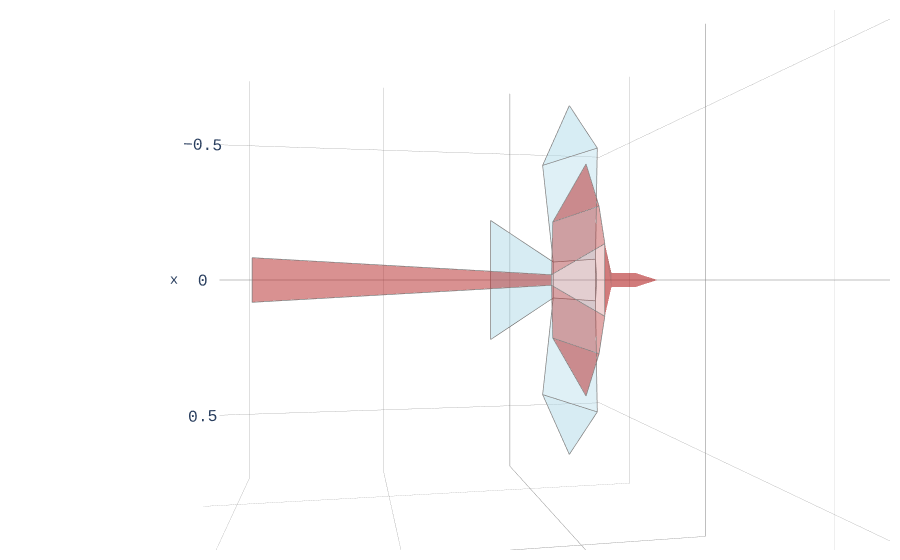

The notebook cell this image was saved under:
### Code cell
# Select a target species (change index to explore different species)
for species_idx in [13]:
# for species_idx in range(len(merged_df)):
    species_row = merged_df.iloc[species_idx]
    species_name = species_row['species_common']
    print(f"Target species: {species_name}")

    hawk3d = Animal3D('hawk', '../../data/mean_hawk_shape.csv')
    hawk3d.update_keypoints(hawk_max_wingspan)

    # Transform hawk to target species
    approx_bird3d, target_bird3d, transformation_matrix = transform_hawk_to_species(
        hawk3d, species_idx, merged_df
    )

    # Prepare long-necked bird (modifies head, returns neck polygon or None)
    neck_length = species_row['neck_length_cm']
    head_length = species_row['head_length_cm']
    neck_trace = prepare_long_neck_bird(
        approx_bird3d, neck_length, head_length, colour='firebrick'
    )
    if neck_trace is not None:
        del approx_bird3d.polygons['head'] # Remove head polygon to avoid distortion from long neck
    print(f"Head length: {head_length:.1f} cm, Neck length: {neck_length:.1f} cm")
    
    # Visualise comparison: hawk (red) vs transformed species (blue)
    fig = plot_plotly_compare([hawk3d,approx_bird3d,], colours=['lightblue','firebrick'],
                            axes_visible=True)
    # Rotate for top down view
    fig.update_layout(scene_camera=dict(eye=dict(x=0, y=-0.2, z=1.2),
                                        up=dict(x=-1, y=-0, z=0),
                                    ),
                        scene=dict(
        xaxis=dict(tickfont=dict(size=14)),
        yaxis=dict(tickfont=dict(size=1)),
        zaxis=dict(tickfont=dict(size=1)),
    )
    )
    
    # Add neck polygon if this is a long-necked species
    if neck_trace is not None:
        fig.add_trace(neck_trace)

    fig.show()

    # Save static figure (S15 — cross-species generalisation)
    fig.write_image(
        f"../../figures/supplementary_images/species_compare/S13_species_{species_name.lower().replace('_', '')}_vs_hawk.png",
        width=800, height=800, scale=5,
    )
    # Clean up figures
    plt.close('all')
    fig.data = []  # Clear plotly figure data to free memory

### Figure 1 — Plotly figure (JSON) as saved in the notebook; plotly's stock layout.template omitted (floating-point values rounded to 4 significant figures)
{"data": [{"color": "lightblue", "hoverinfo": "none", "opacity": 0.5, "type": "mesh3d", "x": [-0.5011, -0.3821, -0.3233], "y": [-0.01507, 0.06993, -0.1012], "z": [-0.05525, -0.05629, -0.03468]}, {"hoverinfo": "name", "line": {"color": "grey", "width": 1.5}, "mode": "lines", "name": "left_handwing lightblue", "type": "scatter3d", "x": [-0.5011, -0.3821, -0.3233, -0.5011], "y": [-0.01507, 0.06993, -0.1012, -0.01507], "z": [-0.05525, -0.05629, -0.03468, -0.05525]}, {"color": "lightblue", "hoverinfo": "none", "opacity": 0.5, "type": "mesh3d", "x": [0.5011, 0.3821, 0.3233], "y": [-0.01507, 0.06993, -0.1012], "z": [-0.05525, -0.05629, -0.03468]}, {"hoverinfo": "name", "line": {"color": "grey", "width": 1.5}, "mode": "lines", "name": "right_handwing lightblue", "type": "scatter3d", "x": [0.5011, 0.3821, 0.3233, 0.5011], "y": [-0.01507, 0.06993, -0.1012, -0.01507], "z": [-0.05525, -0.05629, -0.03468, -0.05525]}, {"color": "lightblue", "hoverinfo": "none", "opacity": 0.4, "type": "mesh3d", "x": [-0.3821, -0.3233, -0.05, -0.06], "y": [0.06993, -0.1012, -0.08, 0.06], "z": [-0.05629, -0.03468, -0.005, -0.045]}, {"hoverinfo": "name", "line": {"color": "grey", "width": 1.5}, "mode": "lines", "name": "left_armwing lightblue", "type": "scatter3d", "x": [-0.3821, -0.3233, -0.05, -0.06, -0.3821], "y": [0.06993, -0.1012, -0.08, 0.06, 0.06993], "z": [-0.05629, -0.03468, -0.005, -0.045, -0.05629]}, {"color": "lightblue", "hoverinfo": "none", "opacity": 0.4, "type": "mesh3d", "x": [0.3821, 0.3233, 0.05, 0.06], "y": [0.06993, -0.1012, -0.08, 0.06], "z": [-0.05629, -0.03468, -0.005, -0.045]}, {"hoverinfo": "name", "line": {"color": "grey", "width": 1.5}, "mode": "lines", "name": "right_armwing lightblue", "type": "scatter3d", "x": [0.3821, 0.3233, 0.05, 0.06, 0.3821], "y": [0.06993, -0.1012, -0.08, 0.06, 0.06993], "z": [-0.05629, -0.03468, -0.005, -0.045, -0.05629]}, {"color": "lightblue", "hoverinfo": "none", "opacity": 0.2, "type": "mesh3d", "x": [0.06, -0.06, -0.05, 0.05], "y": [0.06, 0.06, -0.08, -0.08], "z": [-0.045, -0.045, -0.005, -0.005]}, {"hoverinfo": "name", "line": {"color": "grey", "width": 1.5}, "mode": "lines", "name": "body lightblue", "type": "scatter3d", "x": [0.06, -0.06, -0.05, 0.05, 0.06], "y": [0.06, 0.06, -0.08, -0.08, 0.06], "z": [-0.045, -0.045, -0.005, -0.005, -0.045]}, {"color": "lightblue", "hoverinfo": "none", "opacity": 0.2, "type": "mesh3d", "x": [0.06, 3.743e-05, -0.06], "y": [0.06, 0.0705, 0.06], "z": [-0.045, -0.0617, -0.045]}, {"hoverinfo": "name", "line": {"color": "grey", "width": 1.5}, "mode": "lines", "name": "head lightblue", "type": "scatter3d", "x": [0.06, 3.743e-05, -0.06, 0.06], "y": [0.06, 0.0705, 0.06, 0.06], "z": [-0.045, -0.0617, -0.045, -0.045]}, {"color": "lightblue", "hoverinfo": "none", "opacity": 0.5, "type": "mesh3d", "x": [0.1657, -0.1657, -0.05, 0.05], "y": [-0.2508, -0.2508, -0.08, -0.08], "z": [-0.03678, -0.03678, -0.005, -0.005]}, {"hoverinfo": "name", "line": {"color": "grey", "width": 1.5}, "mode": "lines", "name": "tail lightblue", "type": "scatter3d", "x": [0.1657, -0.1657, -0.05, 0.05, 0.1657], "y": [-0.2508, -0.2508, -0.08, -0.08, -0.2508], "z": [-0.03678, -0.03678, -0.005, -0.005, -0.03678]}, {"color": "firebrick", "hoverinfo": "none", "opacity": 0.5, "type": "mesh3d", "x": [-0.323, -0.2141, -0.1606], "y": [0.01024, 0.07689, -0.08398], "z": [0.009427, -0.06002, 0.002718]}, {"hoverinfo": "name", "line": {"color": "grey", "width": 1.5}, "mode": "lines", "name": "left_handwing firebrick", "type": "scatter3d", "x": [-0.323, -0.2141, -0.1606, -0.323], "y": [0.01024, 0.07689, -0.08398, 0.01024], "z": [0.009427, -0.06002, 0.002718, 0.009427]}, {"color": "firebrick", "hoverinfo": "none", "opacity": 0.5, "type": "mesh3d", "x": [0.323, 0.2141, 0.1606], "y": [0.01024, 0.07689, -0.08398], "z": [0.009427, -0.06002, 0.002718]}, {"hoverinfo": "name", "line": {"color": "grey", "width": 1.5}, "mode": "lines", "name": "right_handwing firebrick", "type": "scatter3d", "x": [0.323, 0.2141, 0.1606, 0.323], "y": [0.01024, 0.07689, -0.08398, 0.01024], "z": [0.009427, -0.06002, 0.002718, 0.009427]}, {"color": "firebrick", "hoverinfo": "none", "opacity": 0.4, "type": "mesh3d", "x": [-0.2141, -0.1606, -0.0146, -0.1047], "y": [0.07689, -0.08398, -0.08842, 0.0883], "z": [-0.06002, 0.002718, 0.005491, -0.045]}, {"hoverinfo": "name", "line": {"color": "grey", "width": 1.5}, "mode": "lines", "name": "left_armwing firebrick", "type": "scatter3d", "x": [-0.2141, -0.1606, -0.0146, -0.1047, -0.2141], "y": [0.07689, -0.08398, -0.08842, 0.0883, 0.07689], "z": [-0.06002, 0.002718, 0.005491, -0.045, -0.06002]}, {"color": "firebrick", "hoverinfo": "none", "opacity": 0.4, "type": "mesh3d", "x": [0.2141, 0.1606, 0.0146, 0.1047], "y": [0.07689, -0.08398, -0.08842, 0.0883], "z": [-0.06002, 0.002718, 0.005491, -0.045]}, {"hoverinfo": "name", "line": {"color": "grey", "width": 1.5}, "mode": "lines", "name": "right_armwing firebrick", "type": "scatter3d", "x": [0.2141, 0.1606, 0.0146, 0.1047, 0.2141], "y": [0.07689, -0.08398, -0.08842, 0.0883, 0.07689], "z": [-0.06002, 0.002718, 0.005491, -0.045, -0.06002]}, {"color": "firebrick", "hoverinfo": "none", "opacity": 0.2, "type": "mesh3d", "x": [0.1047, -0.1047, -0.0146, 0.0146], "y": [0.0883, 0.0883, -0.08842, -0.08842], "z": [-0.045, -0.045, 0.005491, 0.005491]}, {"hoverinfo": "name", "line": {"color": "grey", "width": 1.5}, "mode": "lines", "name": "body firebrick", "type": "scatter3d", "x": [0.1047, -0.1047, -0.0146, 0.0146, 0.1047], "y": [0.0883, 0.0883, -0.08842, -0.08842, 0.0883], "z": [-0.045, -0.045, 0.005491, 0.005491, -0.045]}, {"color": "firebrick", "hoverinfo": "none", "opacity": 0.5, "type": "mesh3d", "x": [0.059, -0.059, -0.0146, 0.0146], "y": [-0.8939, -0.8939, -0.08842, -0.08842], "z": [-0.05, -0.05, 0.005491, 0.005491]}, {"hoverinfo": "name", "line": {"color": "grey", "width": 1.5}, "mode": "lines", "name": "tail firebrick", "type": "scatter3d", "x": [0.059, -0.059, -0.0146, 0.0146, 0.059], "y": [-0.8939, -0.8939, -0.08842, -0.08842, -0.8939], "z": [-0.05, -0.05, 0.005491, 0.005491, -0.05]}, {"color": "firebrick", "flatshading": true, "hoverinfo": "skip", "i": [0, 0, 2, 2, 4], "j": [1, 3, 3, 5, 5], "k": [3, 2, 5, 4, 6], "opacity": 0.6, "showlegend": false, "type": "mesh3d", "x": [-0.1047, 0.1047, -0.02094, 0.02094, -0.02094, 0.02094, 0], "y": [0.0883, 0.0883, 0.1083, 0.1083, 0.1819, 0.1819, 0.2497], "z": [-0.045, -0.045, -0.045, -0.045, -0.045, -0.045, -0.045]}], "layout": {"font": {"family": "Andale Mono, Courier New, sans-serif"}, "margin": {"b": 10, "l": 10, "r": 10, "t": 10}, "scene": {"aspectmode": "cube", "aspectratio": {"x": 1, "y": 1, "z": 1}, "camera": {"eye": {"x": 0, "y": -0.2, "z": 1.2}, "up": {"x": -1, "y": 0, "z": 0}}, "xaxis": {"backgroundcolor": "white", "dtick": 0.5, "gridcolor": "grey", "gridwidth": 0.5, "range": [-0.7405, 0.7405], "showbackground": true, "tick0": 0, "tickfont": {"size": 14}, "zerolinecolor": "grey"}, "yaxis": {"backgroundcolor": "white", "dtick": 0.5, "gridcolor": "grey", "gridwidth": 0.5, "range": [-1.105, 0.3756], "showbackground": true, "tick0": 0, "tickfont": {"size": 1}, "zerolinecolor": "grey"}, "zaxis": {"backgroundcolor": "white", "dtick": 0.5, "gridcolor": "grey", "gridwidth": 0.5, "range": [-0.782, 0.6991], "showbackground": true, "tick0": 0, "tickfont": {"size": 1}, "zerolinecolor": "grey"}}, "showlegend": false}}
